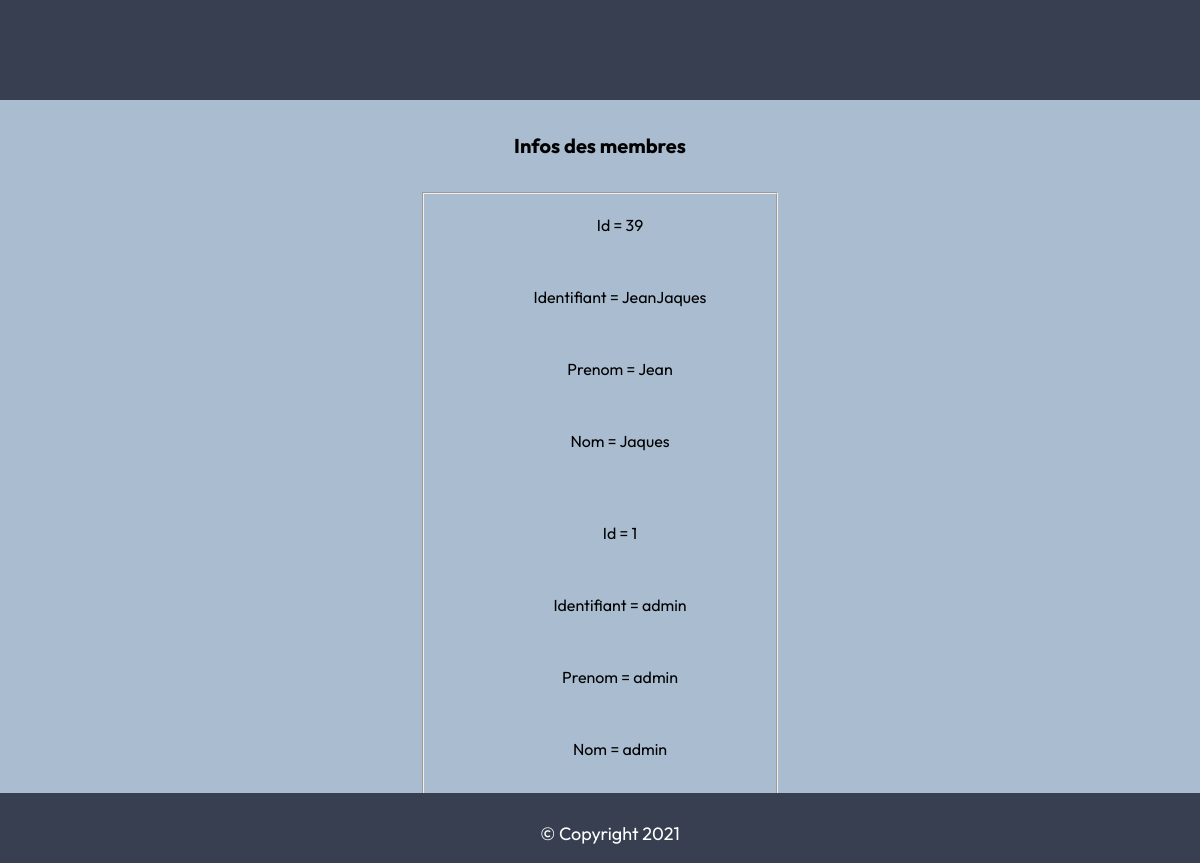
Page /admin.php on the earlier database version.
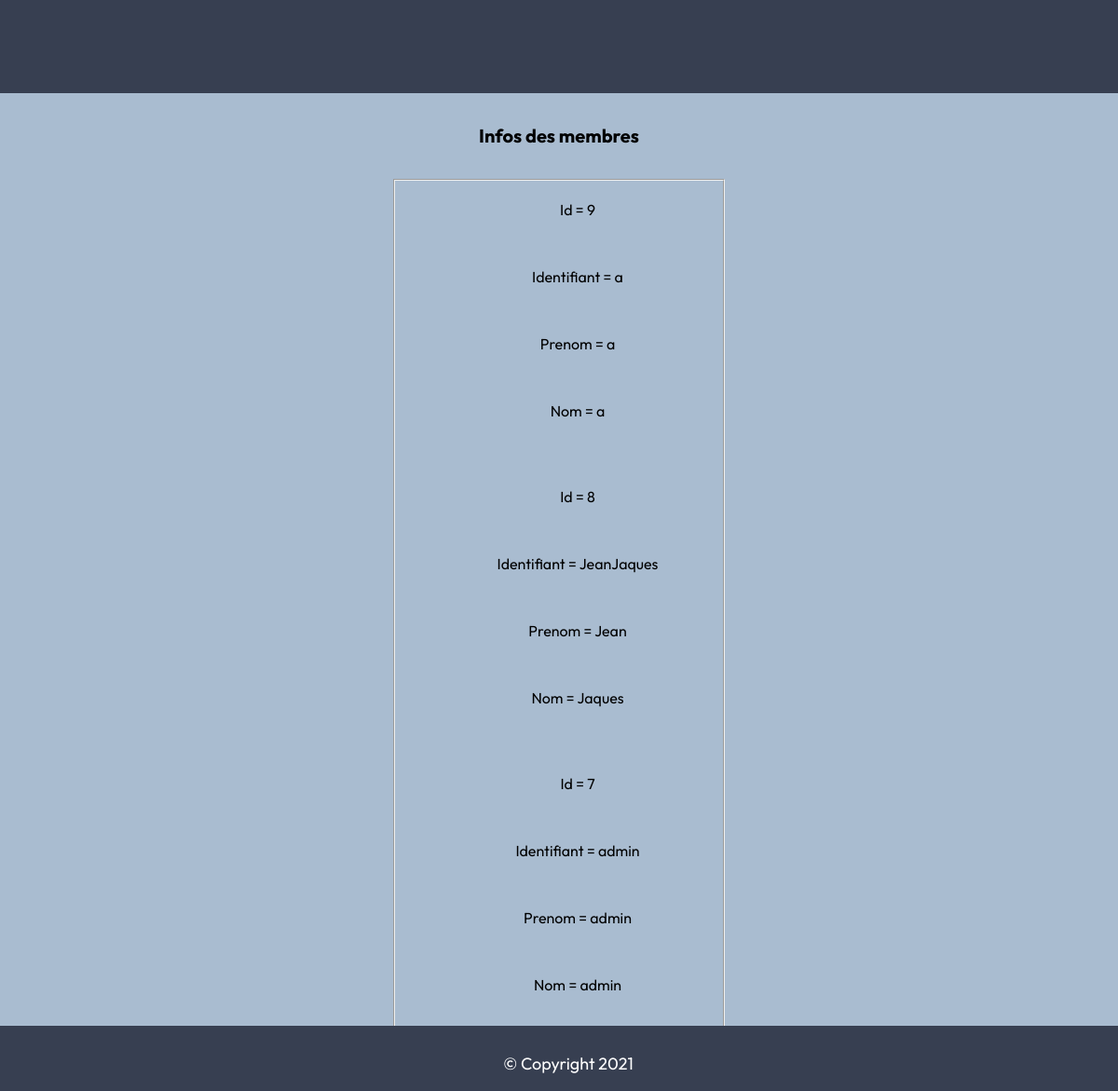
Same page on the later database version.
### tables this page shows
CREATE TABLE IF NOT EXISTS `utilisateurs` (
  `id` int NOT NULL AUTO_INCREMENT,
  `login` varchar(255) NOT NULL,
  `prenom` varchar(255) NOT NULL,
  `nom` varchar(255) NOT NULL,
  `password` varchar(255) NOT NULL,
  PRIMARY KEY (`id`)
);

### admin.php (the view, shortened to what this page needs)
<?php
$bdd = new PDO('mysql:host=localhost;dbname=moduleconnexion', 'root', '');
$membres = $bdd->query('SELECT * FROM utilisateurs ORDER BY id DESC')
?>
<!DOCTYPE html>
<html lang="en">
<head>
    <link rel="stylesheet" href="/module-connexion/CSS/style.css" />
</head>
<body>
    <header>
    </header>
    <div align="center">
        <br />
        <h1>Infos des membres</h1><br />
        <form class="formadmin">
            <fieldset class="fieldadmin">
                <ul class="ul">
                    <?php while ($users = $membres->fetch()) { ?>
                        <li class="li">
                            <p>Id = <?= $users['id'] ?></p><br/>
                            <p>Identifiant = <?= $users['login'] ?></p><br/>
                            <p> Prenom = <?= $users['prenom'] ?></p><br/>
                            <p> Nom = <?= $users['nom'] ?></p></br>
                            <br />
                        </li>
                    <?php } ?>
                </ul>
                <br />
            </fieldset>
        </form>
    </div>
    <footer>
        <div class="contact">© Copyright 2021 </div>
    </footer>
</body>
</html>

Differences in the rows shown:
removed utilisateurs: id "39", login "JeanJaques", prenom "Jean", nom "Jaques"
removed utilisateurs: id "1", login "admin", prenom "admin", nom "admin"
added utilisateurs: id "9", login "a", prenom "a", nom "a"
added utilisateurs: id "8", login "JeanJaques", prenom "Jean", nom "Jaques"
added utilisateurs: id "7", login "admin", prenom "admin", nom "admin"
